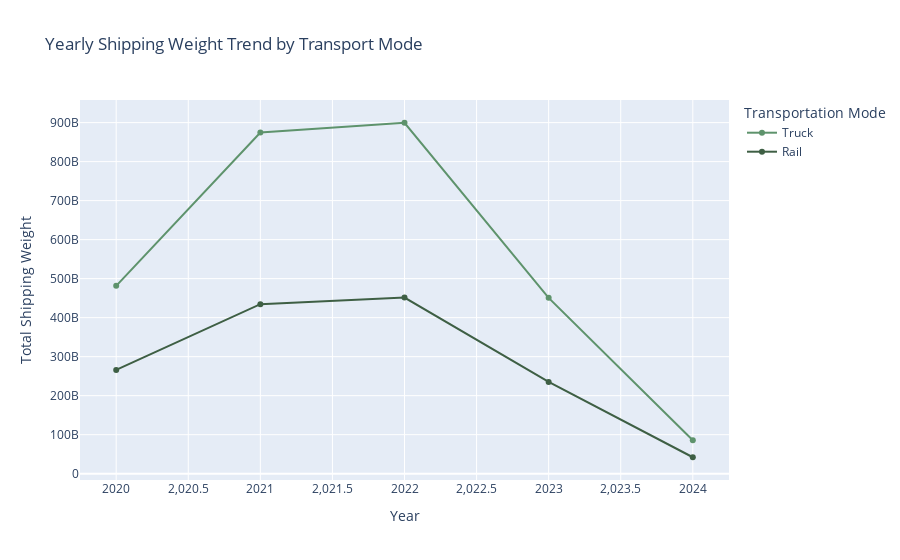

Source (notebook cell):
### Code cell
color_map = {
    "Vessel": "#ff7f0e",
    "Air": "#DB8DD0",
    "Mail": "#2ca02c",
    "Truck": "#5E936C",
    "Rail": "#3E5F44",
    "Pipeline": "#8c564b",
    "Other": "#e377c2",
    "FTZs": "#7f7f7f"
}


fig_weight = px.line(
    top2_transport_mode_by_shipwt,
    x = "YEAR",
    y = "SHIPWT",
    color = "DISAGMOT",
    title = "Yearly Shipping Weight Trend by Transport Mode",
    markers = True,
    labels = {"SHIPWT": "Total Shipping Weight", "YEAR": "Year", "DISAGMOT": "Transportation Mode"},
    color_discrete_map = color_map
    
)

fig_weight.write_image("Graphs/T_S.png", width = 600, height = 500, scale = 2)

fig_weight.show()

### Figure 1 — Plotly figure (JSON) as saved in the notebook; plotly's stock layout.template omitted (floating-point values rounded to 4 significant figures)
{"data": [{"hovertemplate": "Transportation Mode=Truck<br>Year=%{x}<br>Total Shipping Weight=%{y}<extra></extra>", "legendgroup": "Truck", "line": {"color": "#5E936C", "dash": "solid"}, "marker": {"symbol": "circle"}, "mode": "lines+markers", "name": "Truck", "orientation": "v", "showlegend": true, "type": "scatter", "x": [2020, 2021, 2022, 2023, 2024], "xaxis": "x", "y": [481554516706, 874646204140, 899622720963, 450742572366, 85536671254], "yaxis": "y"}, {"hovertemplate": "Transportation Mode=Rail<br>Year=%{x}<br>Total Shipping Weight=%{y}<extra></extra>", "legendgroup": "Rail", "line": {"color": "#3E5F44", "dash": "solid"}, "marker": {"symbol": "circle"}, "mode": "lines+markers", "name": "Rail", "orientation": "v", "showlegend": true, "type": "scatter", "x": [2020, 2021, 2022, 2023, 2024], "xaxis": "x", "y": [266097840537, 434543790977, 451528244722, 235244385418, 42155110343], "yaxis": "y"}], "layout": {"legend": {"title": {"text": "Transportation Mode"}, "tracegroupgap": 0}, "title": {"text": "Yearly Shipping Weight Trend by Transport Mode"}, "xaxis": {"anchor": "y", "domain": [0, 1], "title": {"text": "Year"}}, "yaxis": {"anchor": "x", "domain": [0, 1], "title": {"text": "Total Shipping Weight"}}}}
